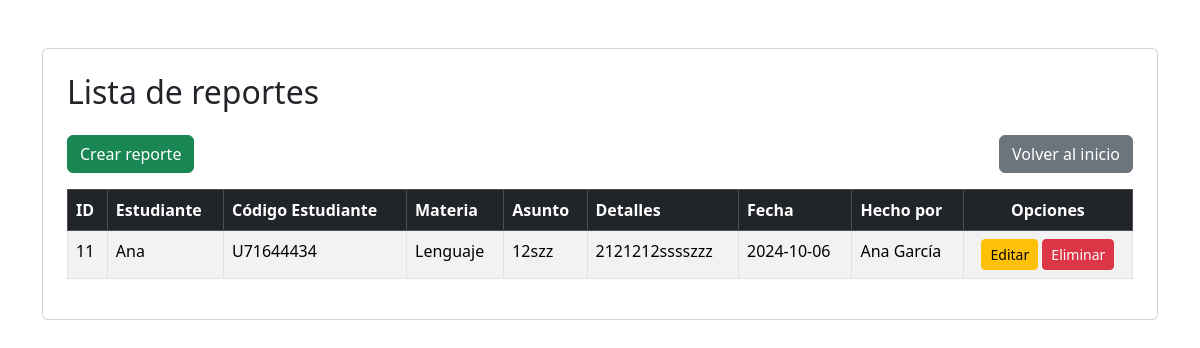
The page /PuellaSchool/views/report/reportIndex.php (signed in) on the database its author committed.
### tables this page shows
CREATE TABLE `tbl_report` (
  `ReportID` int NOT NULL AUTO_INCREMENT,
  `reportDate` date NOT NULL,
  `reportSubject` varchar(255) NOT NULL,
  `reportDetails` text NOT NULL,
  `StudentID` int DEFAULT NULL,
  `UserID` int NOT NULL,
  `SubjectID` int DEFAULT NULL,
  PRIMARY KEY (`ReportID`),
  KEY `StudentID` (`StudentID`),
  KEY `UserID` (`UserID`),
  KEY `SubjectID` (`SubjectID`),
  CONSTRAINT `tbl_report_ibfk_1` FOREIGN KEY (`StudentID`) REFERENCES `tbl_student` (`StudentID`) ON DELETE SET NULL,
  CONSTRAINT `tbl_report_ibfk_2` FOREIGN KEY (`UserID`) REFERENCES `tbl_user` (`UserID`) ON DELETE CASCADE,
  CONSTRAINT `tbl_report_ibfk_3` FOREIGN KEY (`SubjectID`) REFERENCES `tbl_subject` (`SubjectID`) ON DELETE SET NULL
);

CREATE TABLE `tbl_student` (
  `StudentID` int NOT NULL AUTO_INCREMENT,
  `studentCode` varchar(10) NOT NULL,
  `studentName` varchar(255) NOT NULL,
  `studentLastName` varchar(255) NOT NULL,
  `studentGender` varchar(50) NOT NULL,
  `studentPhone` varchar(50) NOT NULL,
  `studentEmail` varchar(100) NOT NULL,
  `studentAddress` varchar(255) NOT NULL,
  `studentModality` varchar(50) NOT NULL,
  `VocationID` int DEFAULT NULL,
  PRIMARY KEY (`StudentID`),
  UNIQUE KEY `studentCode` (`studentCode`),
  KEY `VocationID` (`VocationID`),
  CONSTRAINT `tbl_student_ibfk_1` FOREIGN KEY (`VocationID`) REFERENCES `tbl_vocation` (`VocationID`) ON DELETE SET NULL
);

CREATE TABLE `tbl_subject` (
  `SubjectID` int NOT NULL AUTO_INCREMENT,
  `subjectName` varchar(100) NOT NULL,
  `subjectInfo` varchar(255) NOT NULL,
  PRIMARY KEY (`SubjectID`)
);

CREATE TABLE `tbl_user` (
  `UserID` int NOT NULL AUTO_INCREMENT,
  `userCode` varchar(10) NOT NULL,
  `userName` varchar(255) NOT NULL,
  `userGender` varchar(50) NOT NULL,
  `userPhone` varchar(50) NOT NULL,
  `userEmail` varchar(100) NOT NULL,
  `userNickname` varchar(25) NOT NULL,
  `userPassword` varchar(500) NOT NULL,
  `userAddress` varchar(255) NOT NULL,
  `RolID` int DEFAULT NULL,
  PRIMARY KEY (`UserID`),
  UNIQUE KEY `userCode` (`userCode`),
  KEY `RolID` (`RolID`),
  CONSTRAINT `tbl_user_ibfk_1` FOREIGN KEY (`RolID`) REFERENCES `tbl_role` (`RolID`) ON DELETE SET NULL
);

### PuellaSchool/controllers/reportController.php (called while the page is built, shortened)
<?php
require_once(dirname(__FILE__) . "/../conf/database.php");
require_once(dirname(__FILE__) . "/../models/reportModel.php");
class ReportController
{
    private $report;
    public function __construct()
    {
        $database = new Database();
        $this->db = $database->getConnection();
        $this->report = new ReportModel($this->db);
    }
    public function index($userID)
    {
        $result = $this->report->getReports($userID);
        $reports = $result->fetchAll(PDO::FETCH_ASSOC);
        include(dirname(__FILE__) . '/../views/report/reportList.php');
    }
}

### PuellaSchool/conf/database.php (called while the page is built, shortened)
<?php
    class Database{
        private $host = "localhost";
        private $database = "PuellaSchoolDB";
        private $user = "root";
        private $password = "123123";
        public function getConnection(){
            $this->conn = null;
            try{
                $this->conn = new PDO("mysql:host=".$this->host.";dbname=".$this->database, $this->user, $this->password);
                $this->conn->exec("set names utf8");
            }catch(PDOException $ex){
                echo"Connection error: ".$ex->getMessage();
                die();
            }
            return $this->conn;
        }
    }
?>

### PuellaSchool/models/reportModel.php (called while the page is built, shortened)
<?php
    class ReportModel{
        private $conn;
        public function __construct($db)
        {
            $this->conn = $db;
        }
        public function getReports($userID)
        {
            $query = "CALL sp_SelectReports(:userID);";
            $result = $this->conn->prepare($query);
            $result->bindParam("userID", $userID);
            $result->execute();
            return $result;
        }
    }
?>

### PuellaSchool/views/report/reportList.php (the view, shortened to what this page needs)
<!DOCTYPE html>
<html lang="en">
<head>
    <link href="https://cdn.jsdelivr.net/npm/bootstrap@5.3.3/dist/css/bootstrap.min.css" rel="stylesheet">
    <link href="https://cdnjs.cloudflare.com/ajax/libs/font-awesome/6.4.0/css/all.min.css" rel="stylesheet">
</head>
<body>
    <div class="container">
        <div class="card mt-5 p-4">
            <h2 class="mb-4">Lista de reportes</h2>
            <div class="d-flex justify-content-between mb-3">
                <a href="./reportIndex.php?action=create" class="btn btn-success">Crear reporte</a>
                <a href="../dist/pages/index.php" class="btn btn-secondary">Volver al inicio</a>
            </div>
            <div class="table-responsive">
                <table class="table table-striped table-bordered">
                    <thead class="table-dark">
                        <tr>
                            <th scope="col">ID</th>
                            <th scope="col">Estudiante</th>
                            <th scope="col">Código Estudiante</th>
                            <th scope="col">Materia</th>
                            <th scope="col">Asunto</th>
                            <th scope="col">Detalles</th>
                            <th scope="col">Fecha</th>
                            <th scope="col">Hecho por</th>
                            <th scope="col" class="text-center">Opciones</th>
                        </tr>
                    </thead>
                    <tbody>
                        <?php foreach ($reports as $report) : ?>
                            <tr>
                                <td><?= htmlspecialchars($report['ReportID']); ?></td>
                                <td><?= htmlspecialchars($report['studentName']); ?></td>
                                <td><?= htmlspecialchars($report['studentCode']); ?></td>
                                <td><?= htmlspecialchars($report['subjectName']); ?></td>
                                <td><?= htmlspecialchars($report['reportSubject']); ?></td>
                                <td style="max-width: 300px; word-wrap: break-word;">
                                    <?= htmlspecialchars($report['reportDetails']); ?>
                                </td>
                                <td><?= htmlspecialchars($report['reportDate']); ?></td>
                                <td><?= htmlspecialchars($report['userName']); ?></td>
                                <td class="text-center">
                                    <a href="reportIndex.php?action=edit&id=<?= $report['ReportID'] ?>" class="btn btn-warning btn-sm">Editar</a>
                                    <a href="reportIndex.php?action=delete&id=<?= $report['ReportID'] ?>" class="btn btn-danger btn-sm">Eliminar</a>
                                </td>
                            </tr>
                        <?php endforeach; ?>
                    </tbody>
                </table>
            </div>
        </div>
    </div>
</body>
</html>

### rows shown on the page
tbl_report: ReportID "11", StudentID.studentName "Ana", StudentID.studentCode "U71644434", SubjectID.subjectName "Lenguaje", reportSubject "12szz", reportDetails "2121212sssszzz", reportDate "2024-10-06", UserID.userName "Ana García"
